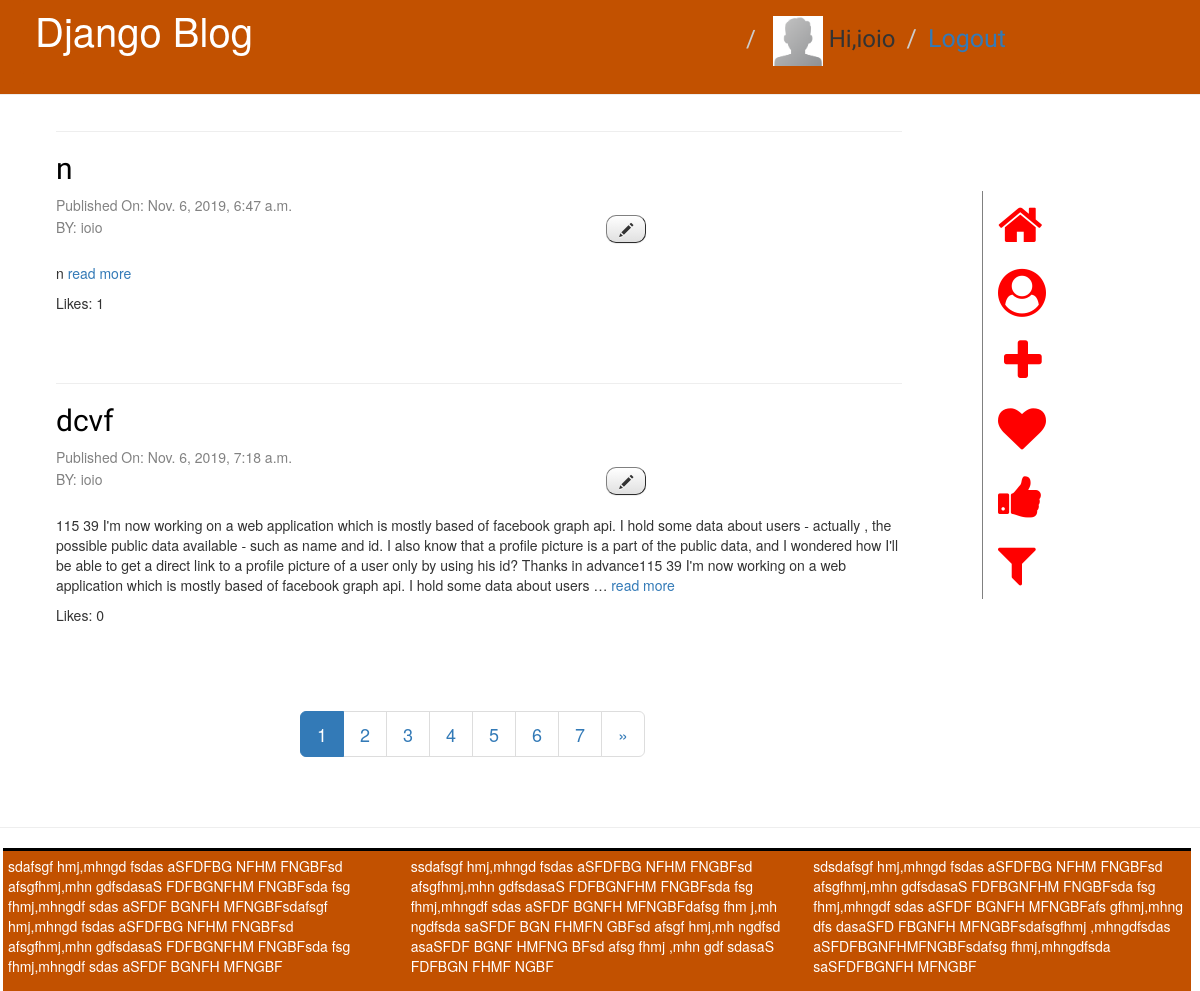
The page / (signed in) on the database its author committed.
### post/models.py (models this page shows, shortened)
class Post(models.Model):
    author = models.ForeignKey(settings.AUTH_USER_MODEL, on_delete=models.CASCADE)
    title = models.CharField(max_length=200)
    text = models.TextField()
    created_date = models.DateTimeField(default=timezone.now)
    published_date = models.DateTimeField(blank=True, null=True)
    likes = models.ManyToManyField(User, blank = True, related_name = 'likes')
    favourite = models.ManyToManyField(User, blank = True, related_name = 'favourite')

### post/views.py (the view)
# urls.py: url(r'', views.home, name='home'),
def home(request):
	post_list = Post.objects.filter(published_date__lte=timezone.now()).order_by('published_date')
	is_liked = False
	paginator = Paginator(post_list, 2)
	page = request.GET.get('page')
	try:
		posts = paginator.page(page)
	except PageNotAnInteger:
		posts = paginator.page(1)
	except EmptyPage:
		posts = paginator.page(paginator.num_pages)
	return render(request, 'post/home.html', {'posts': posts})

### post/templates/post/home.html (shortened to what this page needs)
{% extends 'post/loginregister.html' %}
{% load static %}
        {% block content %}
            {% for post in posts %}
            <hr>
            <div class="post">
            <div class="date">
                <h2><a href="{% url 'post_detail' pk=post.pk %}" data-toggle="tooltip" title="Click to Like and Comment!">{{ post.title }}</a></h2>
                Published On: {{ post.published_date }}<br>
                BY: {{ post.author }}
                {% if request.user == post.author %}
                <a class="btn btn-default edit" href="{% url 'post_edit' pk=post.pk %}" data-toggle="tooltip" title="Click to edit the post!"><span class="glyphicon glyphicon-pencil"></span></a>
                {% endif %}
           </div>
           <br>
            <p>{{ post.text|safe|truncatewords:"100" }}
            <a href="{% url 'post_detail' pk=post.pk %}" data-toggle="tooltip" title="Click to see full post!">read more</a>
            </p>
           <p>Likes: {{ post.likes.count }}</p>
            </div>
        {% endfor %}
  {% endblock %}

### post/templates/post/loginregister.html (shortened to what this page needs)
{% load static %}
<html>
    <head>
        <link rel="stylesheet" href="//maxcdn.bootstrapcdn.com/bootstrap/3.2.0/css/bootstrap.min.css">
        <link rel="stylesheet" href="//maxcdn.bootstrapcdn.com/bootstrap/3.2.0/css/bootstrap-theme.min.css">
        <link rel="stylesheet" href="https://cdnjs.cloudflare.com/ajax/libs/font-awesome/4.7.0/css/font-awesome.min.css">
        <link rel="stylesheet" href="{% static 'css/post.css' %}">
        <link rel="stylesheet" href="https://cdnjs.cloudflare.com/ajax/libs/font-awesome/4.7.0/css/font-awesome.min.css">
    </head>
    <body>
        <div class="page-header" style="
    margin: 0; margin-top: -20px;
    ">
            <nav aria-label="breadcrumb stretch">
                <h3>
  <ol class="breadcrumb" style="
    width: 90%;
    background-color: #C25100;
    margin-bottom: 5px;
    ">
    <li class="breadcrumb-item braeddata" style="
    width: 700;font-size:40px;font-family:Helvetica Neue; color:white;">Django Blog</li>
    {% if user.is_authenticated %}
{% if request.user.profile.photo %}
<li>
<a href="{% url 'editForm' %}"><img src="/{{ request.user.profile.photo.url }}" alt="hihggghhg" style="height: 50px; width: 50px; " data-toggle="tooltip" title="Click to edit your profile!"></a> Hi,{{user.username}}
</li>
{% else %}
<li>
<a href="{% url 'editForm' %}"><img src="/static/default/defaul.png" alt="hi" style="height: 50px; width: 50px;" data-toggle="tooltip" title="Click to edit your profile!"></a> Hi,{{user.username}}
</li>
{% endif %}
    <li class="breadcrumb-item braeddata" style="
    width: 100;font-size:25px;color:white;"><a href="{% url 'logout' %}">Logout</a></li>
    {% else %}
    <li class="breadcrumb-item braeddata" style="
    width: 100;font-size:25px;color:white;margin-left:50px; "><a href="{% url 'register' %}">Register</a></li>&nbsp;&nbsp;&nbsp;
    <li class="breadcrumb-item" style="
    width: 100;font-size:25px; color:white;"><a href="{% url 'login' %}">Login</a></li>
    {% endif %}
</ol>
</h3>
</nav>
</div>
        <div class="content container">
    <div class="row">
        <div class="col-md-9">
        {% block content %}
           {% endblock %}
    </div>
    <br><br><br><br>
{% if user.is_authenticated %}
    <div class="col-md-1">
<ul class="nav nav-pills flex-column" style=" font-size: 20px; margin-left: 50px; border-left: 1px solid grey;">
    <li class="nav-item">
<a href="/"><i class="fa fa-home" data-toggle="tooltip" title="Click to go Home page!" style="font-size:48px;color:red"></a></i>
  </li>
<br>
  <li class="nav-item">
<a href="{% url 'editForm' %}"><i class="fa fa-user-circle" data-toggle="tooltip" title="Click to edit your profile!" style="font-size:48px;color:red"></a></i>
  </li>
<br>
  <li class="nav-item">
    <a href="{% url 'post_new' %}"><i class="fa fa-plus"  data-toggle="tooltip" title="Click to add new post!"style="font-size:48px;color:red; margin-left:6px;"></a></i>
  </li>
 <br>
  <li class="nav-item">
   <a href="{% url 'favourite_post_list' %}"><i class="fa fa-heart" data-toggle="tooltip" title="Click to see favourite post list!" style=" font-size:48px;color:red"></a></i>
  </li>
  <br>
    <li class="nav-item">
   <a href="{% url 'like_post_list' %}"><i class="fa fa-thumbs-up" data-toggle="tooltip" title="Click to see liked post list!" style=" font-size:48px;color:red"></a></i>
  </li>
   <br>
  <li><a>
  <i class="fa fa-filter dropdown-toggle"  id="filte" style="font-size:48px; color:red; cursor: pointer;" type="button" data-toggle="tooltip" title="Click to filter the post!"></a></i>
 </li>
</ul>
</div>
{% endif %}
</div>
</div>
<div>
{% if user.is_authenticated %}
<ul class="pagination pagination-lg" style="margin-left: 300px; margin-bottom: 50px; margin-top:0;">
{% for p in posts.paginator.page_range %}
{% if posts.number == p %}
<li class="list-item active">
<a href="?page={{ p }}" class="page_link">{{ p }}</a>
    </li>
    {% else %}
    <li class="list-item">
<a href="?page={{ p }}" class="page_link">{{ p }}</a>
    </li>
{% endif %}
{% endfor %}
 {% if posts.has_next %}
    <li class="list-item">
        <a href="?page={{ posts.next_page_number }}" class="page_link">&raquo;</a>
    </li>
    {% endif %}
</ul>
{% endif %}
</div>
<hr>
<footer  style="
    border-top: 3px solid black;
    width: 99%;
    background-color: #C25100;
    color: white;
    margin-right: 0;
    margin-left: 3px !important;
    padding: 5px;
        margin: 0;">
    <div class="row">
        <div class="col-md-4">
            <p>sdafsgf hmj,mhngd fsdas aSFDFBG NFHM FNGBFsd afsgfhmj,mhn gdfsdasaS FDFBGNFHM FNGBFsda fsg fhmj,mhngdf sdas aSFDF BGNFH MFNGBFsdafsgf hmj,mhngd fsdas aSFDFBG NFHM FNGBFsd afsgfhmj,mhn gdfsdasaS FDFBGNFHM FNGBFsda fsg fhmj,mhngdf sdas aSFDF BGNFH MFNGBF</p>
        </div>
        <div class="col-md-4">
            <p>ssdafsgf hmj,mhngd fsdas aSFDFBG NFHM FNGBFsd afsgfhmj,mhn gdfsdasaS FDFBGNFHM FNGBFsda fsg fhmj,mhngdf sdas aSFDF BGNFH MFNGBFdafsg fhm j,mh ngdfsda saSFDF BGN FHMFN GBFsd afsgf hmj,mh ngdfsd asaSFDF BGNF HMFNG BFsd afsg fhmj ,mhn gdf sdasaS FDFBGN FHMF NGBF</p>
        </div>
        <div class="col-md-4">
            <p>sdsdafsgf hmj,mhngd fsdas aSFDFBG NFHM FNGBFsd afsgfhmj,mhn gdfsdasaS FDFBGNFHM FNGBFsda fsg fhmj,mhngdf sdas aSFDF BGNFH MFNGBFafs gfhmj,mhng dfs dasaSFD FBGNFH MFNGBFsdafsgfhmj ,mhngdfsdas aSFDFBGNFHMFNGBFsdafsg fhmj,mhngdfsda saSFDFBGNFH MFNGBF</p>
        </div>
    </div>
</footer>
    </body>
</html>

### static/css/post.css (style rules this page uses)
.page-header { background-color: #C25100; margin-top: 0; padding-right: 20px; padding-left: 20px; padding-bottom: 0; }
.content { margin-left: 40px; }
h1, h2, h3, h4 { font-family: 'Lobster', cursive; }
.date { color: #828282; }
.post { margin-bottom: 70px; }
.post h2 a, .post h2 a:visited { color: #000000; }
.edit { margin-left: 500px; border: 1px outset grey; border-radius: 10px; }
.braeddata { width: 120px; font-color : black; color: #C25100; }
.container { padding: 16px; }

### rows shown on the page
Post: title "n", published_date "Nov. 6, 2019, 6:47 a.m.", author "ioio", text "n", likes.count "1"
Post: title "dcvf", published_date "Nov. 6, 2019, 7:18 a.m.", author "ioio", text "115 39 I'm now working on a web application which is mostly based of facebook graph api. I hold some data about users - actually , the possible public data available - such as name and id. I also know that a profile picture is a part of the public data, and I wondered how I'll be able to get a direct link to a profile picture of a user only by using his id? Thanks in advance115 39 I'm now working on a web application which is mostly based of facebook graph api. I hold some data about users …", likes.count "0"

### other values the page prints
{{ user.username }} "ioio"
{{ p }} "1"
{{ p }} "2" "3" "4" "5" "6" "7"
